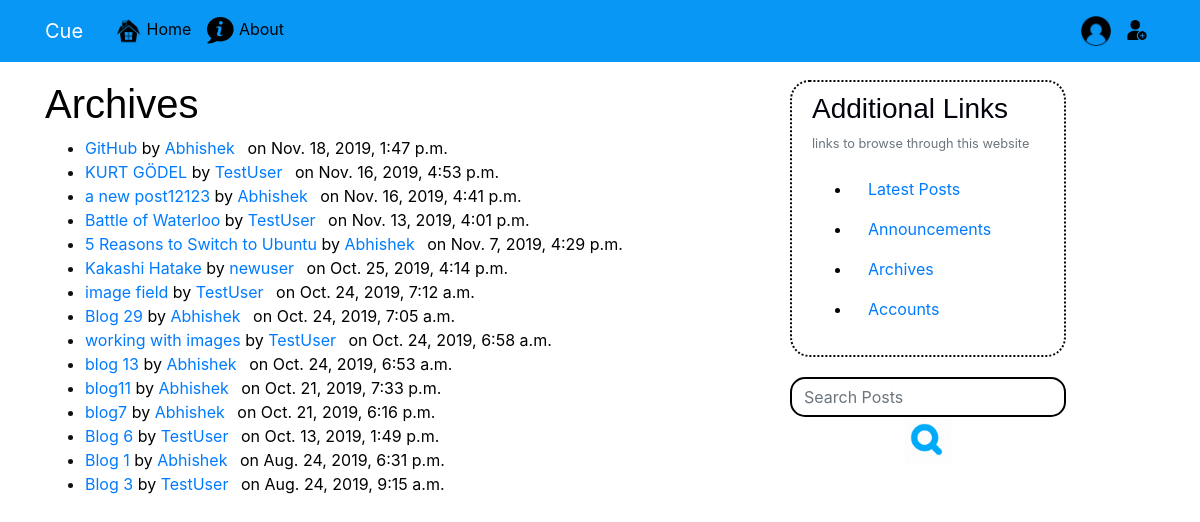
Before: /archive/ with the older database file.
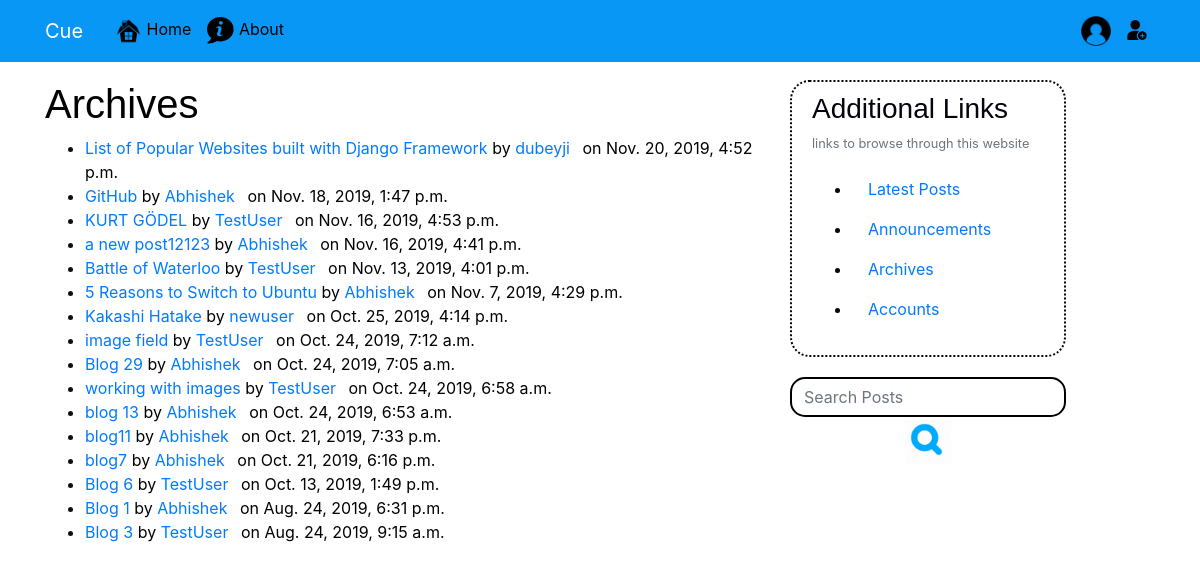
After: the same page with the newer database file.
### blog/models.py (models this page shows, shortened)
class Post(models.Model):
    title = models.CharField(max_length = 100)
    content = models.TextField()
    date_posted = models.DateTimeField(default=timezone.now)
    author  = models.ForeignKey(User,on_delete=models.CASCADE)
    image = models.ImageField(blank=True,null=True,upload_to='posts_pics')
    positive_votes = models.IntegerField(default=0)
    negative_votes = models.IntegerField(default=0)
    total_points = models.IntegerField(default=0)
    likes = models.PositiveIntegerField(default=0)

### blog/templates/blog/post_archive.html
{% extends "blog/base.html" %}
{% block content %}
<h1>   Archives</h1>
<ul>
        {% for article in latest %}
            <li><font color = "#010102">
                <a href="{% url 'post-detail' article.id %}"> {{ article.title }} </a>by <font color = "#6bfa75">  <a class="mr-2" href="{% url 'user-posts' article.author.username %}">{{ article.author }}</a></font> on {{ article.date_posted }}
                </font>
            </li>
        {% endfor %}
</ul>
{% endblock %}

Changed rows visible on the page:
added Post: title "List of Popular Websites built with Django Framework", author "dubeyji", date_posted "Nov. 20, 2019, 4:52 p.m."
